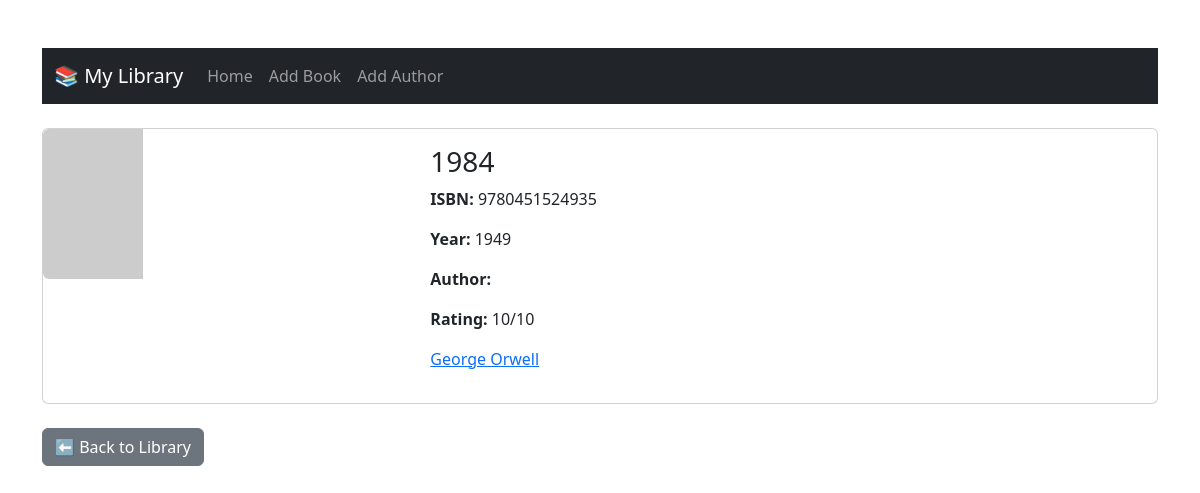
Page /book/11 on the committed database.
### data_models.py (models this page shows, shortened)
class Book(db.Model):
    __tablename__ = "books"
    id = db.Column(db.Integer, primary_key=True, autoincrement=True)
    isbn = db.Column(db.String(13), nullable=False)
    title = db.Column(db.String(100), nullable=False)
    publication_year = db.Column(db.Integer, nullable=False)
    rating = db.Column(db.Integer, nullable=True)
    author_id = db.Column(db.Integer, db.ForeignKey('authors.id'), nullable=False)

class Author(db.Model):
    __tablename__ = "authors"
    id = db.Column(db.Integer, primary_key=True, autoincrement=True)
    name = db.Column(db.String(100), nullable=False)
    birth_date = db.Column(db.Date, nullable=False)
    date_of_death = db.Column(db.Date, nullable=True)
    books = db.relationship('Book', backref='author', lazy=True)

### app.py (the view)
@app.route("/book/<int:book_id>")
def book_detail(book_id):
    book = Book.query.get_or_404(book_id)
    return render_template("book_detail.html", book=book)

### templates/book_detail.html (shortened to what this page needs)
<!DOCTYPE html>
<html lang="en">
<head>
    <link href="https://cdn.jsdelivr.net/npm/bootstrap@5.3.0/dist/css/bootstrap.min.css" rel="stylesheet">
</head>
<body class="container my-5">
<nav class="navbar navbar-expand-lg navbar-dark bg-dark mb-4">
    <div class="container-fluid">
        <a class="navbar-brand" href="/">📚 My Library</a>
        <div class="collapse navbar-collapse" id="navbarNav">
            <ul class="navbar-nav">
                <li class="nav-item"><a class="nav-link" href="/">Home</a></li>
                <li class="nav-item"><a class="nav-link" href="/add_book">Add Book</a></li>
                <li class="nav-item"><a class="nav-link" href="/add_author">Add Author</a></li>
            </ul>
        </div>
    </div>
</nav>
<div class="card mb-4">
    <div class="row g-0">
        <div class="col-md-4">
            <img src="https://covers.openlibrary.org/b/isbn/{{ book.isbn }}-L.jpg"
                 alt="Cover for {{ book.title }}"
                 class="img-fluid rounded-start"
                 onerror="this.onerror=null; this.src='https://via.placeholder.com/100x150?text=No+Cover';">
        </div>
        <div class="col-md-8">
            <div class="card-body">
                <h3 class="card-title">{{ book.title }}</h3>
                <p class="card-text"><strong>ISBN:</strong> {{ book.isbn }}</p>
                <p class="card-text"><strong>Year:</strong> {{ book.publication_year }}</p>
                <p class="card-text"><strong>Author:</strong>
                    {% if book.rating %}
                <p class="card-text"><strong>Rating:</strong> {{ book.rating }}/10</p>
                {% endif %}
                <a href="{{ url_for('author_detail', author_id=book.author.id) }}">{{ book.author.name }}</a>
                </p>
            </div>
        </div>
    </div>
</div>
<a href="/" class="btn btn-secondary">⬅️ Back to Library</a>
</body>
</html>

### rows in the picture
Book: title "1984", isbn "9780451524935", publication_year "1949", rating "10"
Author: author.name "George Orwell"
